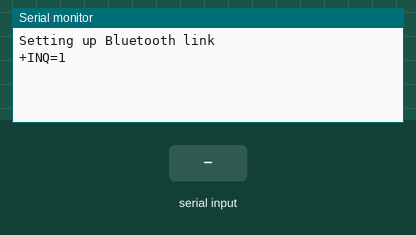
The sketch below on a simulated Arduino Uno, built with avr-gcc and run on an emulated ATmega328P. Parts: the last lines printed to the serial monitor. The test bench sets the inputs (shaded band).

Above: at 4.8 s.
4.9 s: "a" received over the second serial link
At 6.1 s:
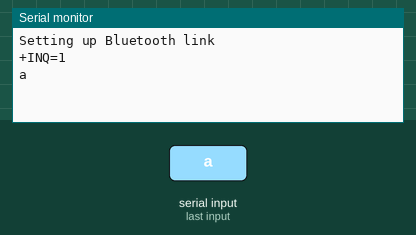
6.4 s: "1" received over the second serial link
At 7.3 s:
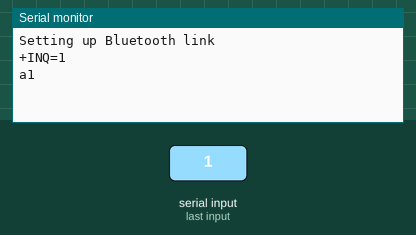

Measured:
- after the input at 4.9 s, the serial monitor: prints a new line at once (image 1)
- after the input at 6.4 s, the serial monitor: prints a new line at once (image 2)

The sketch:

BluetoothTest.ino
```cpp
#include <SoftwareSerial.h>
#define RxD 0
#define TxD 1
SoftwareSerial blueToothSerial(RxD, TxD);

void setup()
{
    Serial.begin(9600);
    pinMode(RxD, INPUT);
    pinMode(TxD, OUTPUT);
    setupBlueToothConnection();
}

void setupBlueToothConnection()
{
    Serial.print("Setting up Bluetooth link");
    blueToothSerial.begin(38400); //Set BluetoothBee BaudRate to default baud rate 38400
    delay(1000);
    /*sendBlueToothCommand("\r\n+STWMOD=1\r\n");
    sendBlueToothCommand("\r\n+STNA=ArduinoBluetooth\r\n");
    sendBlueToothCommand("\r\n+STAUTO=1\r\n");
    sendBlueToothCommand("\r\n+STOAUT=1\r\n");
    sendBlueToothCommand("\r\n +STPIN=0000\r\n");
    delay(2000); // This delay is required.*/
    sendBlueToothCommand("\r\n+INQ=1\r\n");
    delay(2000); // This delay is required.
    Serial.print("Setup complete");
}

void loop() {
  //Typical Bluetoth command - response simulation:

  //Type 'a' from PC Bluetooth Serial Terminal
  //See Bluetooth Bee - Wiki for instructions

  if(blueToothSerial.read() == 'a')
  {
    blueToothSerial.println("You are connected");
    //You can write BT communication logic here
  }
}

//Checks if the response "OK" is received
void CheckOK()
{
  char a,b;
  while(1)
  {
    if(blueToothSerial.available())
    {
    a = blueToothSerial.read();
    Serial.print(a);

    if('O' == a)
    {
      // Wait for next character K. available() is required in some cases, as K is not immediately available.
      while(blueToothSerial.available())
      {
         b = blueToothSerial.read();
         Serial.print(b);
         break;
      }
      if('K' == b)
      {
        break;
      }
    }
   }
  }

  while( (a = blueToothSerial.read()) != -1)
  {
    //Wait until all other response chars are received
  }
}

void sendBlueToothCommand(char command[])
{
    Serial.print(command);
    blueToothSerial.print(command);
    delay(3000);
    CheckOK();
}
```
